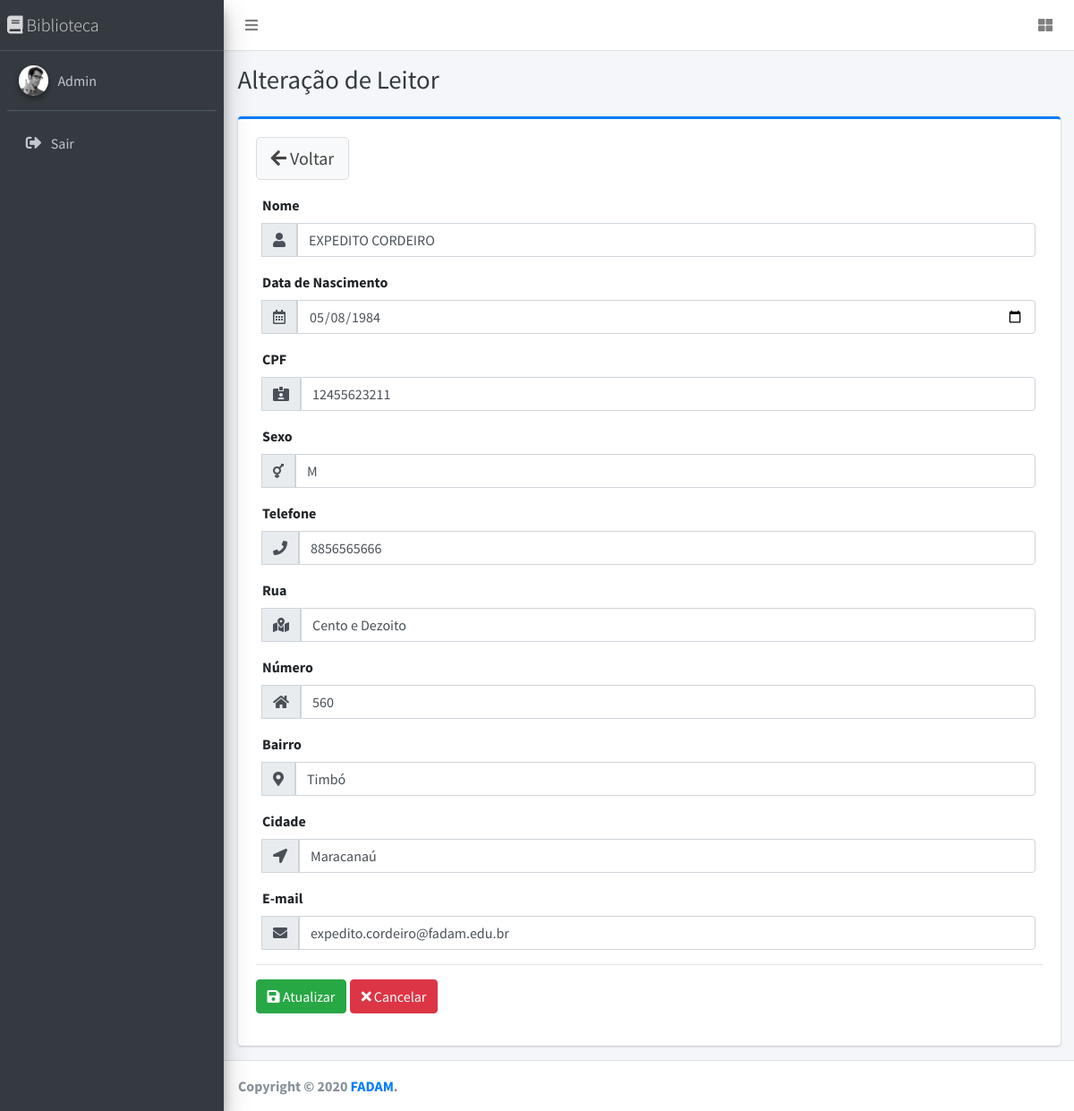
/leitor/frmalt.php?id=1 (signed in), run on the app's committed database.
### tables this page shows
CREATE TABLE `tbleitor` (
  `id_leitor` int(11) UNSIGNED NOT NULL,
  `nome` varchar(50) NOT NULL,
  `nascimento` date DEFAULT NULL,
  `cpf` varchar(14) DEFAULT NULL,
  `sexo` char(1) DEFAULT NULL,
  `fone` varchar(14) DEFAULT NULL,
  `rua` varchar(30) DEFAULT NULL,
  `numero` varchar(10) DEFAULT NULL,
  `bairro` varchar(30) DEFAULT NULL,
  `cidade` varchar(30) DEFAULT NULL,
  `email` varchar(80) DEFAULT NULL
);

### db/PdoConexao.class.php (called while the page is built)
<?php
class PdoConexao{
	private static $instancia;
	public static function getInstancia(){
			if(!isset(self::$instancia)){
				try{
					$dns = 'mysql:host=localhost;dbname=dbbiblioteca';
					$usuario = 'root';
					$senha = '';
					self::$instancia = new PDO($dns,$usuario,$senha);
					self::$instancia->setAttribute(PDO::ATTR_ERRMODE, PDO::ERRMODE_EXCEPTION);
				}catch(PDOException $excecao){
					echo $excecao->getMessage();
					exit();
				}
			}
			return self::$instancia;
	}
}
?>

### db/LeitorCRUD.class.php (called while the page is built, shortened)
<?php
class LeitorCRUD implements InterfaceCRUD{
	private $instanciaConexaoPdoAtiva;
	private $tabela;
	public function __construct(){
		$this->instanciaConexaoPdoAtiva = PdoConexao::getInstancia();
		$this->tabela = 'tbleitor';
	}
	public function ler($id){
		$sql = "select * from {$this->tabela} where id_leitor=:id";
		try{
			$operacao = $this->instanciaConexaoPdoAtiva->prepare($sql);
			$operacao->bindValue(":id",$id,PDO::PARAM_INT);
			$operacao->execute();
			$linha=$operacao->fetch(PDO::FETCH_OBJ);
			$leitor = new Leitor($linha->nome,$linha->nascimento,$linha->cpf, $linha->sexo, $linha->fone,
							$linha->rua, $linha->numero, $linha->bairro, $linha->cidade, $linha->email);
			$leitor->setId($id);
 			return $leitor;
		}catch(PDOException $excecao){
			echo $excecao->getMessage();
		}
	}
}
?>

### db/Leitor.class.php (called while the page is built, shortened)
<?php
class Leitor{
	private $nome;
	private $nascimento;
	private $cpf;
	private $sexo;
	private $fone;
	private $rua;
	private $numero;
	private $bairro;
	private $cidade;
	private $email;
	public function __construct($nome, $nascimento, $cpf, $sexo, $fone, $rua, $numero,$bairro,$cidade,$email){
		$this->nome = $nome;
		$this->nascimento = $nascimento;
		$this->cpf = $cpf;
		$this->sexo = $sexo;
		$this->fone = $fone;
		$this->rua = $rua;
		$this->numero = $numero;
		$this->bairro = $bairro;
		$this->cidade = $cidade;
		$this->email = $email;
	}
	public function getNome(){
		return $this->nome;
	}
	public function getNascimento(){
		return $this->nascimento;
	}
	public function getCpf(){
		return $this->cpf;
	}
	public function getSexo(){
		return $this->sexo;
	}
	public function getFone(){
		return $this->fone;
	}
	public function getRua(){
		return $this->rua;
	}
	public function getNumero(){
		return $this->numero;
	}
	public function getBairro(){
		return $this->bairro;
	}
	public function getCidade(){
		return $this->cidade;
	}
	public function getEmail(){
		return $this->email;
	}
}
?>

### leitor/frmalt.php (the view, shortened to what this page needs)
<?php
  if(isset($_GET['id'])){
	include('../db/PdoConexao.class.php');
	include('../db/Leitor.class.php');
	include('../db/LeitorCRUD.class.php');
	$leitorCRUD = new LeitorCRUD();
	$busca = $leitorCRUD->ler($_GET['id']);
  }
?>
<!DOCTYPE html>
<html lang="en">
<head>
  <link rel="stylesheet" href="../plugins/fontawesome-free/css/all.min.css">
  <link rel="stylesheet" href="../dist/css/adminlte.min.css">
</head>
<body class="hold-transition sidebar-mini">
<div class="wrapper">
  <nav class="main-header navbar navbar-expand navbar-white navbar-light">
    <ul class="navbar-nav">
      <li class="nav-item">
        <a class="nav-link" data-widget="pushmenu" href="#" role="button"><i class="fas fa-bars"></i></a>
      </li>
    </ul>
    <ul class="navbar-nav ml-auto">
      <li class="nav-item">
        <a class="nav-link" data-widget="control-sidebar" data-slide="true" href="#" role="button"><i
            class="fas fa-th-large"></i></a>
      </li>
    </ul>
  </nav>
  <aside class="main-sidebar sidebar-dark-primary elevation-4">
    <a href="../principal.php" class="brand-link">
      <i class="fa fa-book"></i>
      <span class="brand-text font-weight-light">Biblioteca</span>
    </a>
    <div class="sidebar">
      <div class="user-panel mt-3 pb-3 mb-3 d-flex">
        <div class="image">
          <img src="../dist/img/user2-160x160.jpg" class="img-circle elevation-2" alt="User Image">
        </div>
        <div class="info">
          <a href="../principal.php" class="d-block">Admin</a>
        </div>
      </div>
      <nav class="mt-2">
        <ul class="nav nav-pills nav-sidebar flex-column" data-widget="treeview" role="menu" data-accordion="false">
          <li class="nav-item">
            <a href="../index.php" class="nav-link">
              <i class="nav-icon fas fa-sign-out-alt"></i>
              <p>
                Sair
              </p>
            </a>
          </li>
        </ul>
      </nav>
    </div>
  </aside>
  <div class="content-wrapper">
    <div class="content-header">
      <div class="container-fluid">
        <div class="row mb-2">
          <div class="col-sm-6">
            <h1 class="m-0 text-dark">Alteração de Leitor</h1>
          </div>
        </div>
      </div>
    </div>
    <div class="content">
      <div class="container-fluid">
        <div class="row">
          <div class="col-lg-12">
            <div class="card card-primary card-outline">
              <div class="card-body">
                  <form name="f1" method="POST" action="../controle/leitor/atualizar.php" onsubmit="return validar()">
					<div class="form-group">
					  <a href="frmbusca.php" class="btn btn-lg btn-default" /><i class='fa fa-arrow-left'></i>&nbsp;Voltar</a>
					</div>
					<div class="form-group">
          <div class="col-md-12">
                   <label>Nome</label>
                   <div class="input-group">
                     <div class="input-group-append">
                       <div class="input-group-text">
                         <span class="fa fa-user"></span>
                       </div>
                     </div>
                     <input value="<?php echo $busca->getNome();?>" name="nome" type="text" class="form-control" placeholder="Informe o nome" required>
                  </div>
                 </div>
                </div>
                <div class="form-group">
                  <div class="col-md-12">
                   <label>Data de Nascimento</label>
                   <div class="input-group">
                     <div class="input-group-append">
                       <div class="input-group-text">
                         <span class="far fa-calendar-alt"></span>
                       </div>
                     </div>
                     <input value="<?php echo $busca->getNascimento();?>" name="nascimento" type="date" class="form-control" placeholder="Informe a Data de Nascimento" required>
                  </div>
                 </div>
                </div>
          <div class="form-group">
						<div class="col-md-12">
						   <label>CPF</label>
						   <div class="input-group">
						    <div class="input-group-append">
							   <div class="input-group-text">
							      <span class="fa fa-id-card-alt"></span>
							   </div>
							</div>
						  	<input value="<?php echo $busca->getCpf();?>" name="cpf" type="text" class="form-control" placeholder="Informe o CPF" required>
						   </div>
						</div>
          </div>
          <div class="form-group">
                  <div class="col-md-12">
                   <label>Sexo</label>
                   <div class="input-group">
                     <div class="input-group-append">
                       <div class="input-group-text">
                         <span class="fas fa-transgender"></span>
                       </div>
                     </div>
							<input value="<?php echo $busca->getSexo();?>" name="sexo" type="char" class="form-control" placeholder="Informe o Sexo" required>
                  </div>
                 </div>
                </div>
                <div class="form-group">
                  <div class="col-md-12">
                   <label>Telefone</label>
                   <div class="input-group">
                     <div class="input-group-append">
                       <div class="input-group-text">
                         <span class="fas fa-phone"></span>
                       </div>
                     </div>
                  <input  value="<?php echo $busca->getFone();?>" name="fone" type="tel" class="form-control" placeholder="Informe o Número de Telefone para Contato" required>
                  </div>
                 </div>
                </div>
                <div class="form-group">
                  <div class="col-md-12">
                   <label>Rua</label>
                   <div class="input-group">
                     <div class="input-group-append">
                       <div class="input-group-text">
                         <span class="fas fa-map-marked-alt"></span>
                       </div>
                     </div>
                  <input  value="<?php echo $busca->getRua();?>" name="rua" type="text" class="form-control" placeholder="Informe o Logradouro" required>
                  </div>
                 </div>
                </div>
                <div class="form-group">
                  <div class="col-md-12">
                   <label>Número</label>
                   <div class="input-group">
                     <div class="input-group-append">
                       <div class="input-group-text">
                         <span class="fas fa-home"></span>
                       </div>
                     </div>
                  <input  value="<?php echo $busca->getNumero();?>" name="numero" type="text" class="form-control" placeholder="Informe o Número" required>
                  </div>
                 </div>
                </div>
                <div class="form-group">
                  <div class="col-md-12">
                   <label>Bairro</label>
                   <div class="input-group">
                     <div class="input-group-append">
                       <div class="input-group-text">
                         <span class="fas fa-map-marker-alt"></span>
                       </div>
                     </div>
                  <input  value="<?php echo $busca->getBairro();?>" name="bairro" type="text" class="form-control" placeholder="Informe o Bairro" required>
                  </div>
                 </div>
                </div>
                <div class="form-group">
                  <div class="col-md-12">
                   <label>Cidade</label>
                   <div class="input-group">
                     <div class="input-group-append">
                       <div class="input-group-text">
                         <span class="fas fa-location-arrow"></span>
                       </div>
                     </div>
                  <input  value="<?php echo $busca->getCidade();?>" name="cidade" type="text" class="form-control" placeholder="Informe a Cidade" required>
                  </div>
                 </div>
                </div>
					<div class="form-group">
						<div class="col-md-12">
						   <label>E-mail</label>
						   <div class="input-group">
						    <div class="input-group-append">
							   <div class="input-group-text">
							      <span class="fa fa-envelope"></span>
							   </div>
							</div>
							<input value="<?php echo $busca->getEmail();?>" name="email" type="email" class="form-control" placeholder="Informe o e-mail" required>
						   </div>
						</div>
          </div>
          <hr>
					<div class="form-group">
					    <button type="submit" class="btn btn-success"><i class="fa fa-save"></i>&nbsp;Atualizar</button>
						<a href="frmbusca.php" class="btn btn-danger"><i class="fa fa-times"></i>&nbsp;Cancelar</a>
					</div>
				</form>
              </div>
            </div>
          </div>
        </div>
      </div>
    </div>
  </div>
  <footer class="main-footer">
    <strong>Copyright &copy; 2020 <a href="https://www.fadam.edu.br" target="_blank">FADAM</a>.</strong>
  </footer>
</div>
</body>
</html>

### data on the page
tbleitor: nome "EXPEDITO CORDEIRO", nascimento "05/08/1984", cpf "12455623211", sexo "M", fone "8856565666", rua "Cento e Dezoito", numero "560", bairro "Timbó", cidade "Maracanaú", email "expedito.cordeiro@fadam.edu.br"
